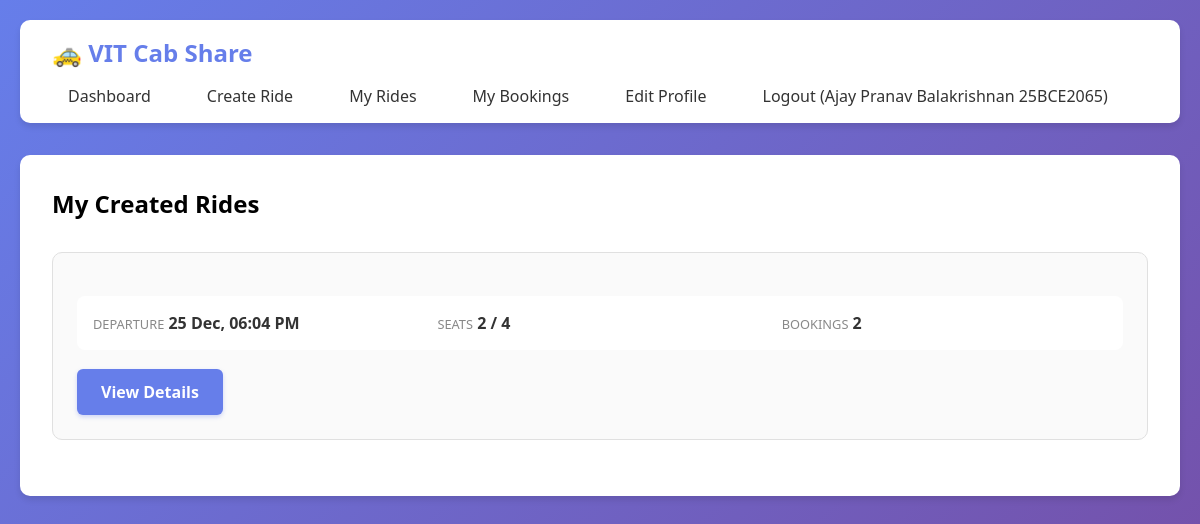
/my_rides (signed in), run on an earlier commit of the app's database.
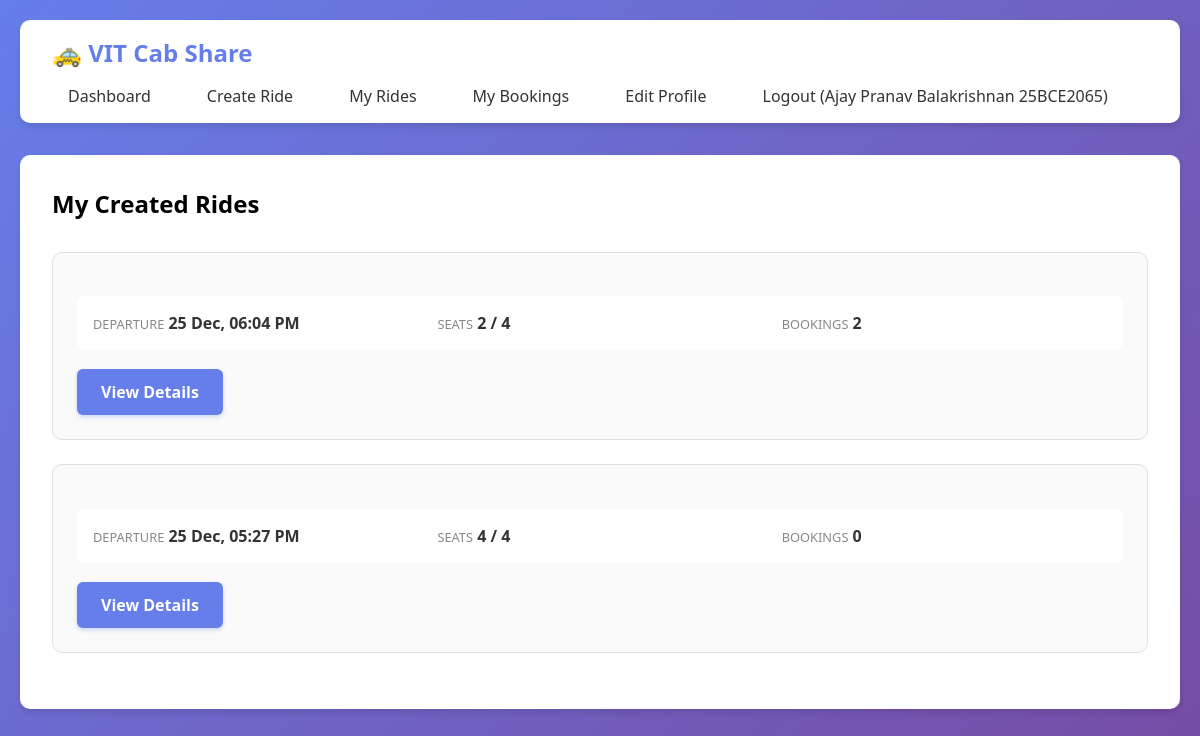
And on a later commit of the database.
### app.py (models this page shows)
class Ride(db.Model):
    id = db.Column(db.Integer, primary_key=True)
    user_id = db.Column(db.Integer, db.ForeignKey('user.id'), nullable=False)
    departure_time = db.Column(db.DateTime, nullable=False)
    total_seats = db.Column(db.Integer, nullable=False)
    available_seats = db.Column(db.Integer, nullable=False)
    cost_per_person = db.Column(db.Integer, nullable=False)
    meeting_point = db.Column(db.String(200), nullable=False)
    drop_point = db.Column(db.String(200), nullable=False, default='Katpadi Railway Station')
    notes = db.Column(db.Text)
    created_at = db.Column(db.DateTime, default=datetime.utcnow)
    bookings = db.relationship('Booking', backref='ride', lazy=True)

### app.py (the view)
@app.route('/my_rides')
def my_rides():
    if 'user_id' not in session:
        return redirect(url_for('login'))
    rides = Ride.query.filter_by(user_id=session['user_id']).order_by(Ride.departure_time.desc()).all()
    return render_template('my_rides.html', rides=rides)

### templates/my_rides.html (shortened to what this page needs)
{% extends "base.html" %}
{% block content %}
<h2 style="margin-bottom: 2rem;">My Created Rides</h2>
{% if rides %}
    {% for ride in rides %}
    <div class="ride-card">
        <div class="ride-info">
            <div class="info-item">
                <span class="info-label">Departure</span>
                <span class="info-value">{{ ride.departure_time.strftime('%d %b, %I:%M %p') }}</span>
            </div>
            <div class="info-item">
                <span class="info-label">Seats</span>
                <span class="info-value">{{ ride.available_seats }} / {{ ride.total_seats }}</span>
            </div>
            <div class="info-item">
                <span class="info-label">Bookings</span>
                <span class="info-value">{{ ride.bookings|length }}</span>
            </div>
        </div>
        <a href="{{ url_for('ride_details', ride_id=ride.id) }}" class="btn">View Details</a>
    </div>
    {% endfor %}
{% else %}
    <p style="text-align: center; color: #666;">You haven't created any rides yet.</p>
{% endif %}
{% endblock %}

What changed in the data, as far as the page shows it:
added Ride: departure_time "25 Dec, 05:27 PM", available_seats "4", total_seats "4", bookings|length "0"
